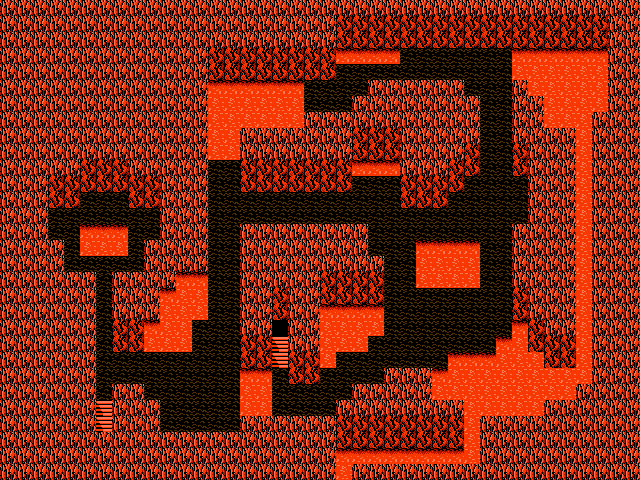

This game map was drawn from its Tiled (.tmx) file and the tilesets committed beside it. A one-line description and the trimmed map source follow:
An orthogonal 40x30 tile map with 16x16 px tiles, 2 tile layers (floor, wall) and 4 objects (OVERWORLD, LEVEL TWO).

<map version="1.0" orientation="orthogonal" renderorder="right-down" width="40" height="30" tilewidth="16" tileheight="16" nextobjectid="8">
 <tileset firstgid="1" name="tiles" tilewidth="16" tileheight="16">
  <image source="../tilesets/overworld.png" width="256" height="256" />
 </tileset>
 <layer name="floor" width="40" height="30">
  <data>[1200 cells, 1200 non-empty, 3 distinct tile ids]</data>
 </layer>
 <layer name="wall" width="40" height="30">
  <data>[1200 cells, 955 non-empty, 4 distinct tile ids]</data>
 </layer>
 <objectgroup name="portals">
  <object id="1" type="OVERWORLD" x="273" y="321" width="14" height="14">
   <properties>
    <property name="entranceTo" value="OVERWORLD" />
    <property name="entranceToSpawnId" value="1" />
    <property name="id" value="0" />
    <property name="oneWay" value="TWO_WAY" />
   </properties>
   <ellipse />
  </object>
  <object id="5" type="LEVEL TWO" x="97" y="417" width="14" height="14">
   <properties>
    <property name="entranceTo" value="DUNGEON_LEVEL_TWO" />
    <property name="entranceToSpawnId" value="0" />
    <property name="id" value="1" />
    <property name="oneWay" value="TWO_WAY" />
   </properties>
   <ellipse />
  </object>
 </objectgroup>
 <objectgroup name="chests">
  <object id="6" gid="49" x="96" y="208" />
  <object id="7" gid="49" x="304" y="96" />
 </objectgroup>
</map>